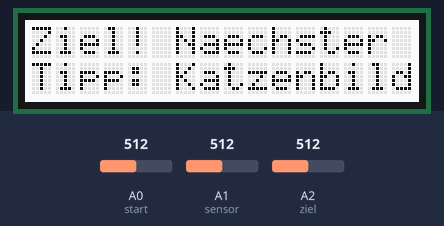
This sketch was run on a simulated Arduino Uno, built with avr-gcc and run on an emulated ATmega328P. Shown: 16×2 character LCD. The test bench sets the inputs (shaded band); at power-on: A0 (start) = 512, A1 (sensor) = 512, A2 (ziel) = 512.

Above: at 0.4 s.
At 20.62 s:
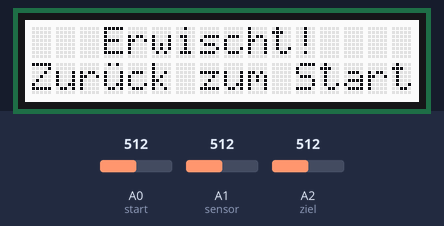

The sketch:

hotwire.ino
```cpp
#include <Wire.h>
#include "rgb_lcd.h"

rgb_lcd lcd;
int sensor = A1;
int start = A0;
int ziel = A2;
bool hotwire = false;
int buzzer = 11;

void setup()
{
    lcd.begin(16, 2);
    lcd.setPWM(REG_BLUE, 0);
    lcd.setPWM(REG_GREEN, 255);
    lcd.setPWM(REG_RED, 255);
    lcd.print(" Heisser Draht! ");
    lcd.setPWM(REG_BLUE, 0);
    lcd.setCursor(0, 1);
    lcd.print("Bitte auf Start");
}

void fadeout(unsigned char color)
{

    for(int i=0; i<255; i++)
    {
        lcd.setPWM(color, i);
        delay(5);
    }

    delay(500);
}

void fadein(unsigned char color)
{
   for(int i=254; i>=0; i--)
   {
       lcd.setPWM(color, i);
       delay(3);
   }

    delay(500);
}

void loop() {
    int sensorValue = analogRead(sensor);
    int startValue = analogRead(start);
    int zielValue = analogRead(ziel);
    //lcd.clear();
    //lcd.print("St: ");
    //lcd.print(startValue);
    //lcd.print("ZL: ");
    //lcd.print(zielValue);
    //lcd.print("Se: ");
    //lcd.print(sensorValue);
    //breath(REG_RED);
    //reath(REG_GREEN);
    if (sensorValue > 10) {
      hotwire = false;
      lcd.setPWM(REG_BLUE, 0);
      lcd.setPWM(REG_GREEN, 0);
      lcd.setPWM(REG_RED, 255);
      lcd.clear();
      lcd.setCursor(3, 0);
      lcd.print("Erwischt!");
      lcd.setCursor(0, 1);
      lcd.print("Zur");
      lcd.print("\xF5");
      lcd.print("ck zum Start");
      digitalWrite(buzzer, HIGH);   // turn the LED off by making the voltage LOW
      delay(200);
      digitalWrite(buzzer, LOW);   // turn the LED off by making the voltage LOW

    }
    if (startValue > 10) {
      hotwire = true;
      lcd.setPWM(REG_BLUE, 255);
      lcd.setPWM(REG_GREEN, 0);
      lcd.setPWM(REG_RED, 0);
      lcd.clear();
      lcd.print("   Los gehts!");
    }
    if (zielValue > 10) {
      if (hotwire == true) {
        lcd.setPWM(REG_BLUE, 0);
        lcd.setPWM(REG_GREEN, 255);
        lcd.setPWM(REG_RED, 0);
        lcd.clear();
        lcd.setCursor(0, 0);
        lcd.print("Ziel! Naechster");
        lcd.setCursor(0, 1);
        lcd.print("Tipp: Katzenbild");
        delay(20000);
      } else {

      }
    }
    delay(100);

}
```

Measured:
- what the display in image 0 shows lasts 20.1 s, from 0.4 s to 20.5 s
